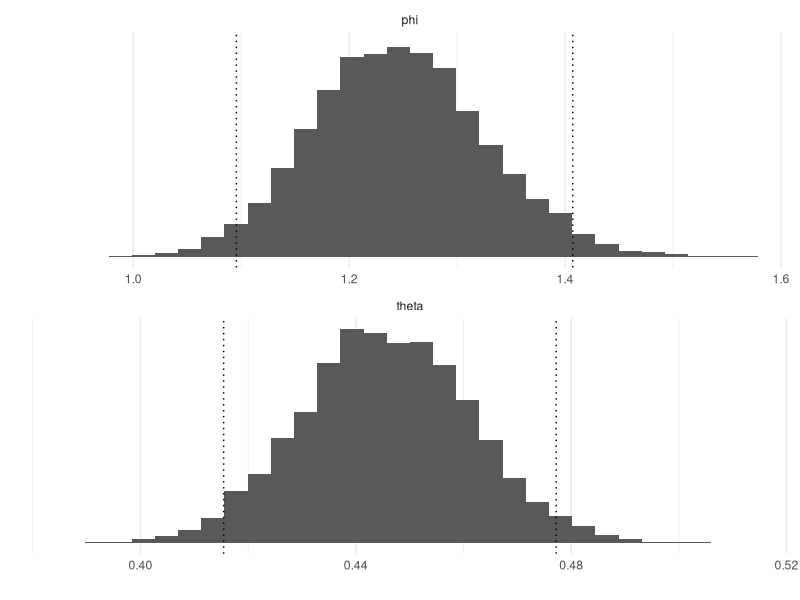

Write the R code that produced this figure.
#' ---
#' title: "Bayesian data analysis demo 2.3"
#' author: "Aki Vehtari, Markus Paasiniemi"
#' date: "`r format(Sys.Date())`"
#' output:
#'   html_document:
#'     theme: readable
#'     code_download: true
#' ---

#' ## Probability of a girl birth given placenta previa (BDA3 p. 37).
#' 
#' Simulate samples from Beta(438,544), draw a histogram with
#' quantiles, and do the same for a transformed variable.
#' 

#' ggplot2 is used for plotting, tidyr for manipulating data frames
#+ setup, message=FALSE, error=FALSE, warning=FALSE
library(ggplot2)
theme_set(theme_minimal())
library(tidyr)

#' Sample from posterior Beta(438,544).
#' Obtain all draws at once and store them in vector 'theta'
a <- 438
b <- 544
theta <- rbeta(10000, a, b)
#' Compute odds ratio for all draws
phi <- (1 - theta) / theta

#' Compute 2.5% and 97.5% quantile approximation using samples
quantiles <- c(0.025, 0.975)
thetaq <- quantile(theta, quantiles)
phiq <- quantile(phi, quantiles)

#' Histogram plots with 30 bins for theta and phi
# merge the data into one data frame for plotting
df1 <- data.frame(phi,theta) %>% pivot_longer(everything())
# merge quantiles into one data frame for plotting
df2 <- data.frame(phi = phiq, theta = thetaq) %>% pivot_longer(everything())
ggplot() +
  geom_histogram(data = df1, aes(value), bins = 30) +
  geom_vline(data = df2, aes(xintercept = value), linetype = 'dotted') +
  facet_wrap(~name, ncol = 1, scales = 'free_x')  +
  labs(x = '', y = '') +
  scale_y_continuous(breaks = NULL)
